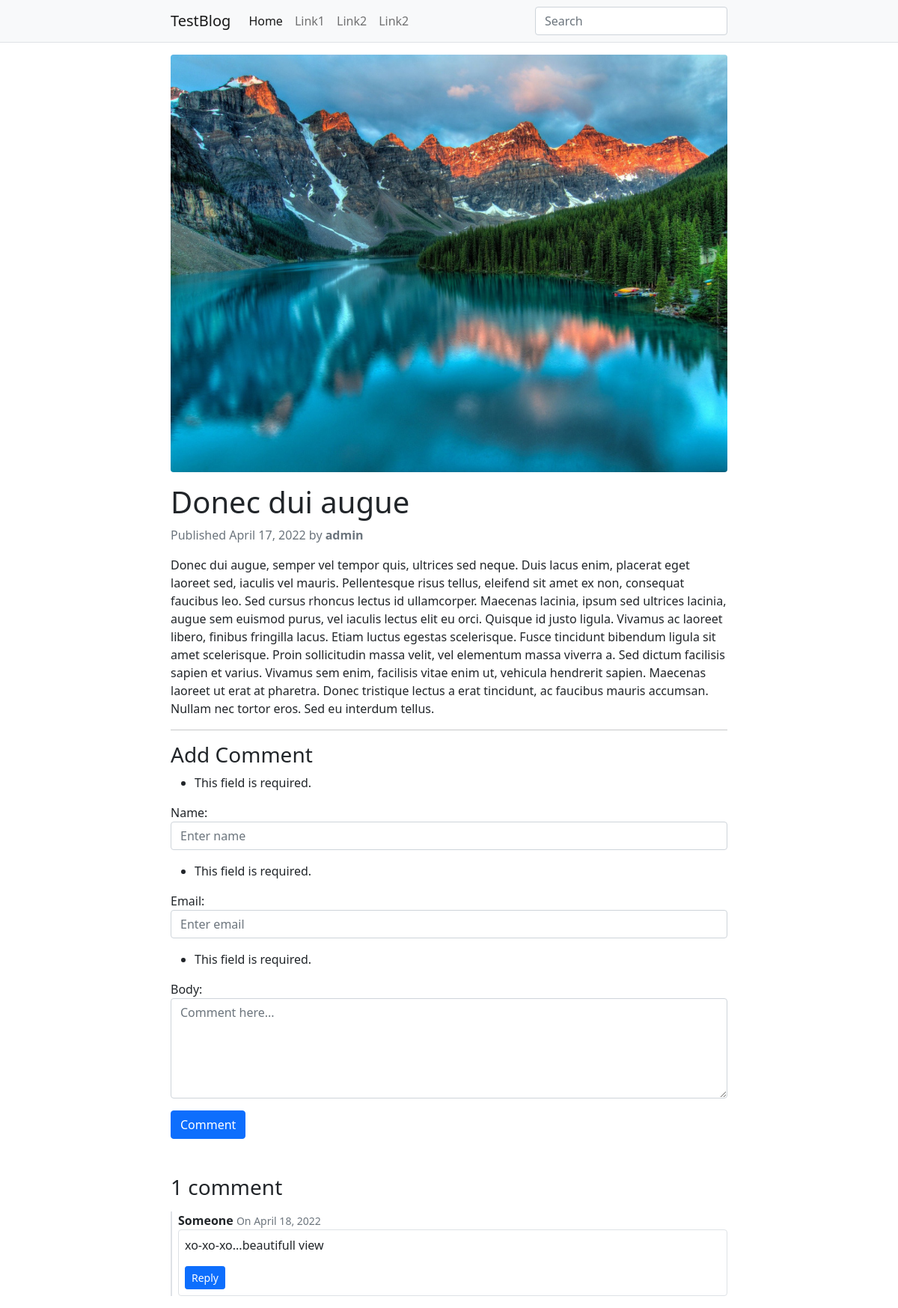
The page /donec-dui-augue/ on the database its author committed.
### post/models.py (models this page shows, shortened)
class Post(models.Model):
    STATUS_CHOICES = (('draft', 'Draft'), ('published', 'Published'),)
    title = models.CharField(max_length=250)
    slug = models.SlugField(max_length=250, unique_for_date='publish')
    author = models.ForeignKey(User,on_delete=models.CASCADE,related_name='blog_posts')
    body = RichTextUploadingField()
    image = models.ImageField(upload_to='featured_image/%Y/%m/%d/')
    publish = models.DateTimeField(default=timezone.now)
    created = models.DateTimeField(auto_now_add=True)
    updated = models.DateTimeField(auto_now=True)
    status = models.CharField(max_length=10,choices=STATUS_CHOICES,default='draft')
    class Meta:
        ordering = ('-publish',)
    objects = models.Manager() # The default manager.
    published = PublishedManager() # Custom manager.
    def get_absolute_url(self):
        return reverse('post:post_detail',args=[self.slug])
    def get_comments(self):
        return self.comments.filter(parent=None).filter(active=True)

class Comment(models.Model):
    post = models.ForeignKey(Post, on_delete=models.CASCADE, related_name='comments')
    name = models.CharField(max_length=50)
    email = models.EmailField()
    parent = models.ForeignKey('self', null=True, blank=True, on_delete=models.CASCADE)
    body = models.TextField()
    created = models.DateTimeField(auto_now_add=True)
    updated = models.DateTimeField(auto_now=True)
    active = models.BooleanField(default=True)
    class Meta:
        ordering = ('created',)
    def get_comments(self):
        return Comment.objects.filter(parent=self).filter(active=True)

### post/views.py (the view, shortened to what this page needs)
# urls.py: path('<slug:post>/', views.post_detail, name="post_detail"),
def post_detail(request, post):
    post = get_object_or_404(Post,slug=post,status='published')
    comments = post.comments.filter(active=True)
    new_comment = None
    comment_form = CommentForm(data=request.POST) #test
    return render(request, 'post_detail.html',{'post':post,'comments':comments,'comment_form':comment_form})

### post/forms.py
class CommentForm(forms.ModelForm):
    class Meta:
        model = Comment
        fields = ('name', 'email', 'body')
    def __init__(self, *args, **kwargs):
        super(CommentForm, self).__init__(*args, **kwargs)
        self.fields['name'].widget.attrs = {'placeholder': 'Enter name','class':'form-control'}
        self.fields['email'].widget.attrs = {'placeholder': 'Enter email', 'class':'form-control'}
        self.fields['body'].widget.attrs = {'placeholder': 'Comment here...', 'class':'form-control', 'rows':'5'}

### templates/post_detail.html (shortened to what this page needs)
{% extends 'base.html' %}
{% block content %}
    <article>
        <figure>
         <img src="{{ post.image.url }}" class="rounded" alt="{{post.title}}">
        </figure>
        <div class="mt-3">
            <h1>{{post.title}}</h1>
            <p class="text-muted">
                Published {{ post.publish.date }} by <strong>{{ post.author }}</strong>
            </p>
        </div>
        <div class="article-body">
            {{ post.body|safe }}
        </div>
    </article>
<hr/>
        <h3>Add Comment</h3>
        <form method="post" action="">
            {{ comment_form.as_p }}
            <button type="submit" class="btn btn-primary">Comment</button>
        </form>
        {% with comments.count as total_comments %}
            <h3 class="mt-5">
                {{ total_comments }} comment{{ total_comments|pluralize }}
            </h3>
        {% endwith %}
        {% if not post.comments.all %}
            No comments yet
        {% else %}
            {% for comment in post.get_comments %}
                {% include 'comment.html' with comment=comment %}
            {% endfor %}
        {% endif %}
{% endblock content %}

### templates/comment.html (shortened to what this page needs)
<div class="border-0 border-start border-2 ps-2" id="{{comment.id}}">
        <div class="mt-3">
            <strong>{{comment.name}}</strong>
            <small class="text-muted">On {{ comment.created.date }}</small>
        </div>
        <div class="border p-2 rounded">
            <p>{{comment.body}}</p>
            <button class="btn btn-primary btn-sm" onclick="handleReply({{comment.id}})">Reply</button>
        </div>
</div>

### static/css/style.css (style rules this page uses)
article img { max-width: 100% !important; height: auto !important; border-radius: .25rem!important; }

### rows shown on the page
Post: image (picture), title "Donec dui augue", publish "April 17, 2022", author "admin", body "Donec dui augue, semper vel tempor quis, ultrices sed neque. Duis lacus enim, placerat eget laoreet sed, iaculis vel mauris. Pellentesque risus tellus, eleifend sit amet ex non, consequat faucibus leo. Sed cursus rhoncus lectus id ullamcorper. Maecenas lacinia, ipsum sed ultrices lacinia, augue sem euismod purus, vel iaculis lectus elit eu orci. Quisque id justo ligula. Vivamus ac laoreet libero, finibus fringilla lacus. Etiam luctus egestas scelerisque. Fusce tincidunt bibendum ligula sit amet scelerisque. Proin sollicitudin massa velit, vel elementum massa viverra a. Sed dictum facilisis sapien et varius. Vivamus sem enim, facilisis vitae enim ut, vehicula hendrerit sapien. Maecenas…"
Comment: name "Someone", created "April 18, 2022", body "xo-xo-xo...beautifull view"

### other values the page prints
{{ total_comments }} "1"
